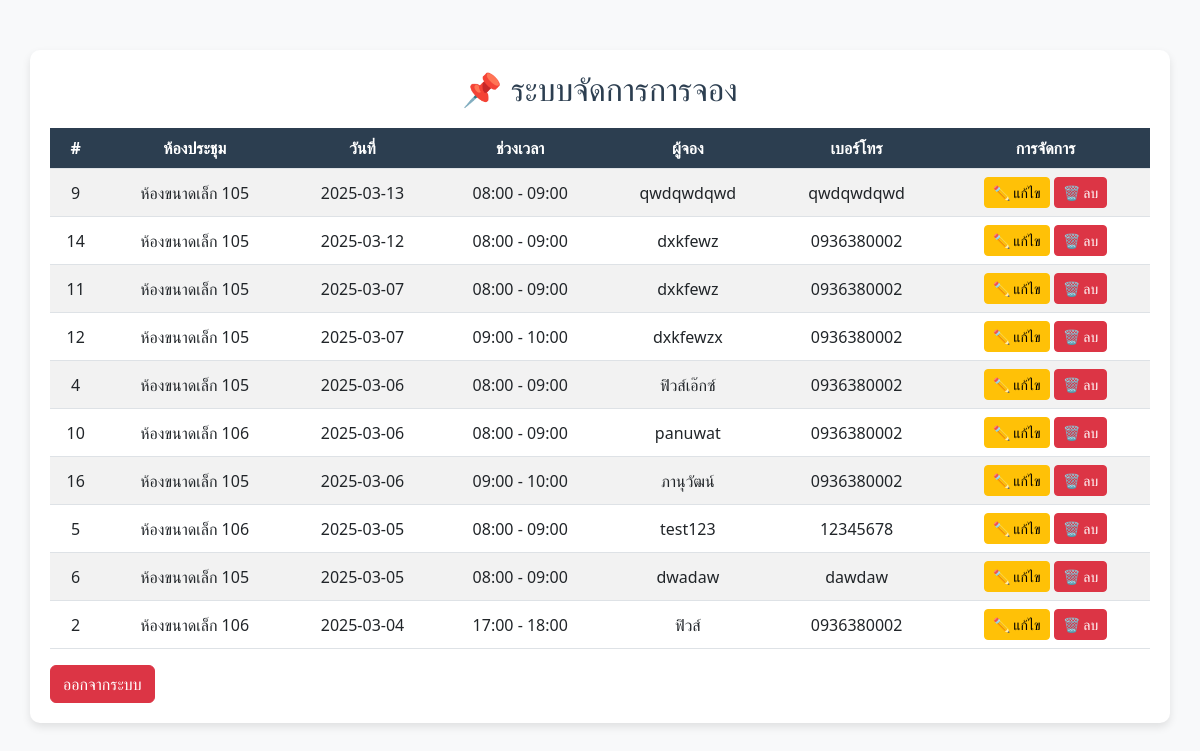
Before: /admin/admin_dashboard.php (signed in) with the older database file.
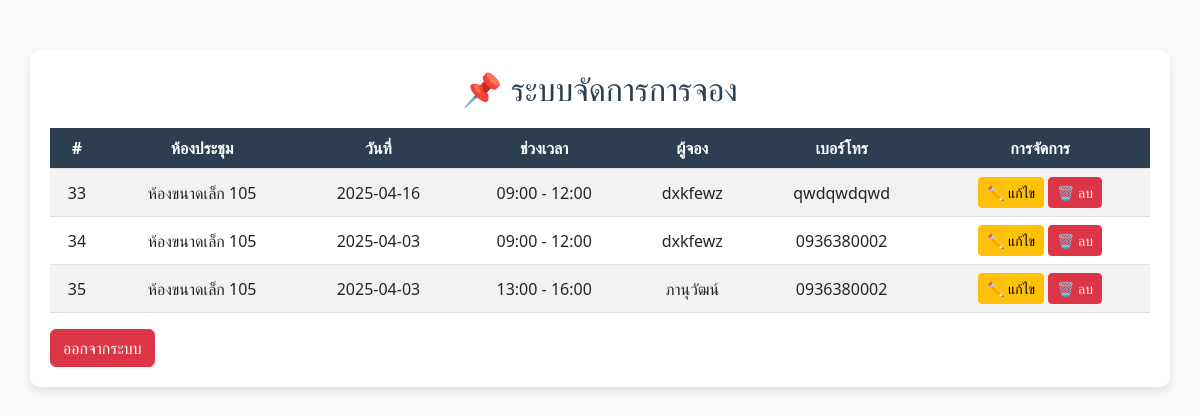
After: the same page with the newer database file.
### tables this page shows
CREATE TABLE `bookings` (
  `id` int(11) NOT NULL,
  `room_id` int(11) DEFAULT NULL,
  `customer_name` varchar(255) NOT NULL,
  `customer_phone` varchar(20) NOT NULL,
  `booking_date` date NOT NULL,
  `time_slot` varchar(50) NOT NULL,
  `department_id` int(11) DEFAULT NULL,
  `sub_department_id` int(11) DEFAULT NULL
);

CREATE TABLE `rooms` (
  `id` int(11) NOT NULL,
  `name` varchar(255) NOT NULL,
  `size` varchar(50) DEFAULT NULL,
  `equipment` text DEFAULT NULL,
  `image` varchar(255) DEFAULT NULL
);

### admin/admin_dashboard.php (the view, shortened to what this page needs)
<?php
include __DIR__ . '/../config/config.php';
$sql = "SELECT b.id, b.booking_date, b.time_slot, b.customer_name, b.customer_phone, r.name AS room_name
        FROM bookings b
        JOIN rooms r ON b.room_id = r.id
        ORDER BY b.booking_date DESC";
$result = $conn->query($sql);
?>
<!DOCTYPE html>
<html lang="th">
<head>
    <link rel="stylesheet" href="https://cdn.jsdelivr.net/npm/bootstrap@5.3.0/dist/css/bootstrap.min.css">
</head>
<body>
    <div class="container">
        <h2>📌 ระบบจัดการการจอง</h2>
        <table class="table table-striped mt-3">
            <thead>
                <tr>
                    <th>#</th>
                    <th>ห้องประชุม</th>
                    <th>วันที่</th>
                    <th>ช่วงเวลา</th>
                    <th>ผู้จอง</th>
                    <th>เบอร์โทร</th>
                    <th>การจัดการ</th>
                </tr>
            </thead>
            <tbody>
                <?php while ($row = $result->fetch_assoc()) { ?>
                    <tr>
                        <td><?= $row['id']; ?></td>
                        <td><?= $row['room_name']; ?></td>
                        <td><?= $row['booking_date']; ?></td>
                        <td><?= $row['time_slot']; ?></td>
                        <td><?= $row['customer_name']; ?></td>
                        <td><?= $row['customer_phone']; ?></td>
                        <td>
                            <button class="btn btn-warning btn-sm edit-btn"
                                data-id="<?= $row['id']; ?>"
                                data-room="<?= $row['room_name']; ?>"
                                data-date="<?= $row['booking_date']; ?>"
                                data-time="<?= $row['time_slot']; ?>"
                                data-name="<?= $row['customer_name']; ?>"
                                data-phone="<?= $row['customer_phone']; ?>"
                                data-bs-toggle="modal" data-bs-target="#editModal">
                                ✏ แก้ไข
                            </button>
                            <a href="delete_booking.php?id=<?= $row['id']; ?>" class="btn btn-danger btn-sm" onclick="return confirm('ยืนยันการลบ?');">🗑 ลบ</a>
                        </td>
                    </tr>
                <?php } ?>
            </tbody>
        </table>
        <a href="admin_logout.php" class="btn btn-danger">ออกจากระบบ</a>
    </div>
</body>
</html>

Changed rows visible on the page:
removed bookings: id "9", room.name "ห้องขนาดเล็ก 105", booking_date "2025-03-13", time_slot "08:00 - 09:00", customer_name "qwdqwdqwd", customer_phone "qwdqwdqwd"
removed bookings: id "14", room.name "ห้องขนาดเล็ก 105", booking_date "2025-03-12", time_slot "08:00 - 09:00", customer_name "dxkfewz", customer_phone "0936380002"
removed bookings: id "11", room.name "ห้องขนาดเล็ก 105", booking_date "2025-03-07", time_slot "08:00 - 09:00", customer_name "dxkfewz", customer_phone "0936380002"
removed bookings: id "12", room.name "ห้องขนาดเล็ก 105", booking_date "2025-03-07", time_slot "09:00 - 10:00", customer_name "dxkfewzx", customer_phone "0936380002"
removed bookings: id "4", room.name "ห้องขนาดเล็ก 105", booking_date "2025-03-06", time_slot "08:00 - 09:00", customer_name "ฟิวส์เอ๊กซ์", customer_phone "0936380002"
removed bookings: id "10", room.name "ห้องขนาดเล็ก 106", booking_date "2025-03-06", time_slot "08:00 - 09:00", customer_name "panuwat", customer_phone "0936380002"
removed bookings: id "16", room.name "ห้องขนาดเล็ก 105", booking_date "2025-03-06", time_slot "09:00 - 10:00", customer_name "ภานุวัฒน์", customer_phone "0936380002"
removed bookings: id "5", room.name "ห้องขนาดเล็ก 106", booking_date "2025-03-05", time_slot "08:00 - 09:00", customer_name "test123", customer_phone "12345678"
removed bookings: id "6", room.name "ห้องขนาดเล็ก 105", booking_date "2025-03-05", time_slot "08:00 - 09:00", customer_name "dwadaw", customer_phone "dawdaw"
removed bookings: id "2", room.name "ห้องขนาดเล็ก 106", booking_date "2025-03-04", time_slot "17:00 - 18:00", customer_name "ฟิวส์", customer_phone "0936380002"
added bookings: id "33", room.name "ห้องขนาดเล็ก 105", booking_date "2025-04-16", time_slot "09:00 - 12:00", customer_name "dxkfewz", customer_phone "qwdqwdqwd"
added bookings: id "34", room.name "ห้องขนาดเล็ก 105", booking_date "2025-04-03", time_slot "09:00 - 12:00", customer_name "dxkfewz", customer_phone "0936380002"
added bookings: id "35", room.name "ห้องขนาดเล็ก 105", booking_date "2025-04-03", time_slot "13:00 - 16:00", customer_name "ภานุวัฒน์", customer_phone "0936380002"
